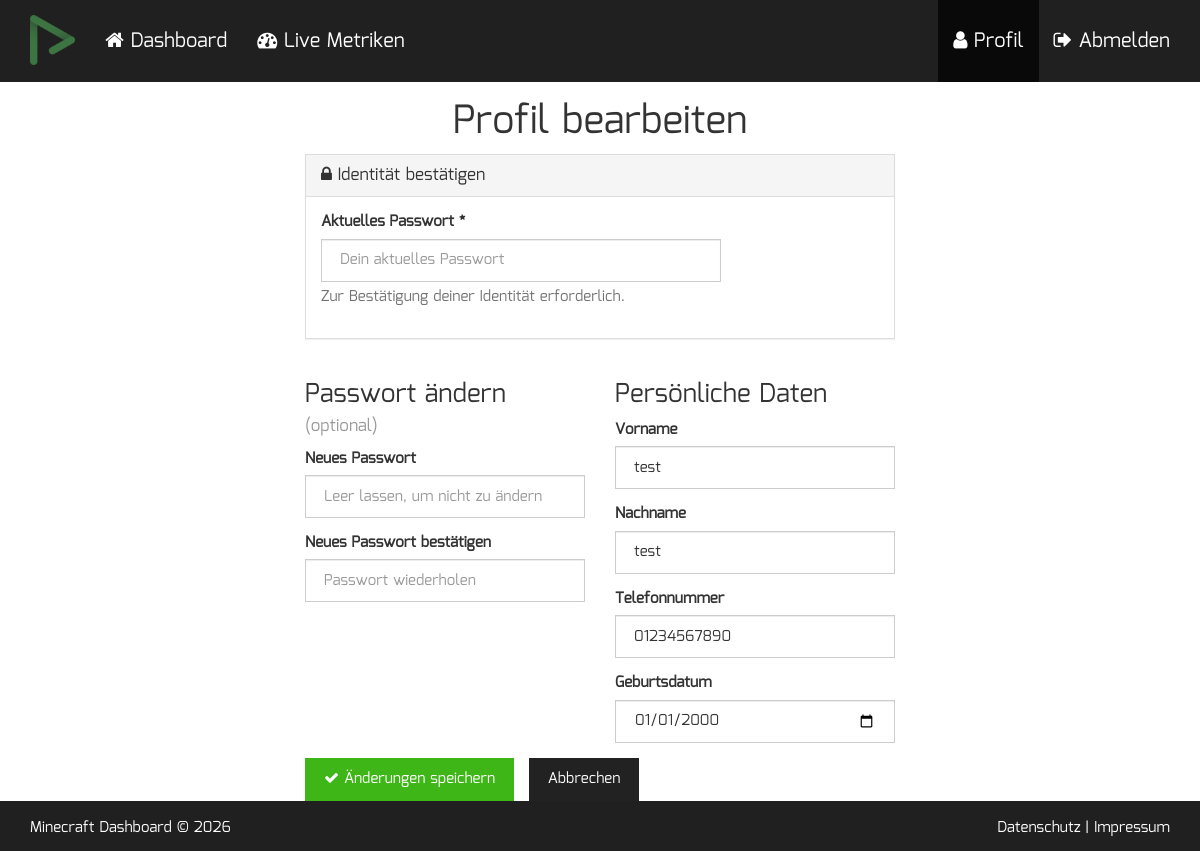
/update_profile.php (signed in), run on the app's committed database.
### tables this page shows
CREATE TABLE users (
    id INTEGER PRIMARY KEY AUTOINCREMENT,
    email TEXT UNIQUE NOT NULL,
    username TEXT UNIQUE NOT NULL, 
    password TEXT NOT NULL,
    first_name TEXT,
    last_name TEXT,
    tel TEXT,
    birth DATE,
    image TEXT,
    permissions INTEGER NOT NULL,
    created_at TIMESTAMP DEFAULT CURRENT_TIMESTAMP,
    last_login TIMESTAMP);

### update_profile.php (the view, shortened to what this page needs)
<?php
$db = new PDO('sqlite:users.db');
$db->setAttribute(PDO::ATTR_ERRMODE, PDO::ERRMODE_EXCEPTION);
$stmt = $db->prepare("SELECT * FROM users WHERE username = ?");
$stmt->execute([$_SESSION['username']]);
$user = $stmt->fetch(PDO::FETCH_ASSOC);
?>
<!DOCTYPE html>
<html lang="de">
<head>
    <link rel="stylesheet" href="assets/css/font-awesome.min.css">
    <link rel="stylesheet" href="assets/css/cosmo-bootstrap.min.css">
    <link rel="stylesheet" href="assets/css/page.css">
</head>
<body>
<nav class="navbar navbar-default navbar-fixed-top">
    <div class="container">
        <div class="navbar-header">
            <a class="navbar-brand" href="index.php">
                <img alt="Logo" height="50" src="assets/PloudOS-Small.png">
            </a>
        </div>
        <div id="navbar" class="navbar-collapse collapse">
            <ul class="nav navbar-nav">
                <li><a href="index.php"><i class="fa fa-home"></i> Dashboard</a></li>
                <li><a href="dashboard.php"><i class="fa fa-tachometer"></i> Live Metriken</a></li>
            </ul>
            <ul class="nav navbar-nav navbar-right">
                <li class="active"><a href="update_profile.php"><i class="fa fa-user"></i> Profil</a></li>
                <li><a href="logout.php"><i class="fa fa-sign-out"></i> Abmelden</a></li>
            </ul>
        </div>
    </div>
</nav>
<div class="page">
    <h1>Profil bearbeiten</h1>
    <form class="register" method="POST">
        <div class="panel panel-default">
            <div class="panel-heading">
                <h3 class="panel-title"><i class="fa fa-lock"></i> Identität bestätigen</h3>
            </div>
            <div class="panel-body">
                <div class="form-group" style="max-width:400px;">
                    <label for="old_password">Aktuelles Passwort *</label>
                    <input type="password" class="form-control" id="old_password" name="old_password" placeholder="Dein aktuelles Passwort" required>
                    <span class="help-block">Zur Bestätigung deiner Identität erforderlich.</span>
                </div>
            </div>
        </div>
        <div class="row">
            <div class="col-md-6">
                <h3>Passwort ändern <small>(optional)</small></h3>
                <div class="form-group">
                    <label for="pw1">Neues Passwort</label>
                    <input type="password" class="form-control" id="pw1" name="password" placeholder="Leer lassen, um nicht zu ändern">
                </div>
                <div class="form-group">
                    <label for="pw2">Neues Passwort bestätigen</label>
                    <input type="password" class="form-control" id="pw2" name="password_confirm" placeholder="Passwort wiederholen">
                </div>
            </div>
            <div class="col-md-6">
                <h3>Persönliche Daten</h3>
                <div class="form-group">
                    <label for="first_name">Vorname</label>
                    <input type="text" class="form-control" id="first_name" name="first_name"
                           value="<?php echo htmlspecialchars($user['first_name'] ?? ''); ?>" placeholder="Vorname">
                </div>
                <div class="form-group">
                    <label for="last_name">Nachname</label>
                    <input type="text" class="form-control" id="last_name" name="last_name"
                           value="<?php echo htmlspecialchars($user['last_name'] ?? ''); ?>" placeholder="Nachname">
                </div>
                <div class="form-group">
                    <label for="tel">Telefonnummer</label>
                    <input type="tel" class="form-control" id="tel" name="tel"
                           value="<?php echo htmlspecialchars($user['tel'] ?? ''); ?>" placeholder="+49 ...">
                </div>
                <div class="form-group">
                    <label for="birth">Geburtsdatum</label>
                    <input type="date" class="form-control" id="birth" name="birth"
                           value="<?php echo htmlspecialchars($user['birth'] ?? ''); ?>">
                </div>
            </div>
        </div>
        <button type="submit" class="btn btn-success">
            <i class="fa fa-check"></i> Änderungen speichern
        </button>
        <a href="index.php" class="btn btn-default">Abbrechen</a>
    </form>
</div>
<div class="footer">
    <div class="container">
        <div class="row">
            <div class="col-md-6">Minecraft Dashboard &copy; <?php echo date('Y'); ?></div>
            <div class="col-md-6 text-right">
                <a href="#">Datenschutz</a> | <a href="#">Impressum</a>
            </div>
        </div>
    </div>
</div>
</body>
</html>

### assets/css/page.css (style rules this page uses)
body { font-family: 'Mina', sans-serif !important; padding-top: 80px; width:100%; height: 100%; }
.navbar-brand>img { max-height: 100%; height: 100%; width: auto; margin: 0 auto; -o-object-fit: contain; object-fit: contain; }
.navbar .navbar-brand { height: 80px; }
.navbar .nav >li >a { padding-top: 30px; padding-bottom: 30px; background-color: #202020; font-size: 20px; color: white; }
.navbar { background-color: #202020; border: none; }
.page { width: 70%; margin: auto; height: fit-content; margin-bottom:100px; z-index:99999; }
@media screen and (max-width: 1700px) { .page { width: 70%; padding-left: 10px; padding-right: 10px; padding-bottom: 50px; } }
@media screen and (max-width: 1500px) { .page { width: 85%; padding-left: 10px; padding-right: 10px; padding-bottom: 50px; margin:unset; } }
@media screen and (max-width: 1300px) { .page { width: 100%; padding-left: 10px; padding-right: 10px; padding-bottom: 50px; margin:unset; } }
.page h1 { font-family: 'Mina', sans-serif !important; text-align: center; }
.page h2,h3,h4,h5 { font-family: 'Mina', sans-serif !important; }
.footer { position: fixed; left: 0; bottom: 0; width: 100%; padding: 10px; height: 50px; background-color: #202020; color: white; line-height: 35px; z-index:1; }
.footer a { color:white; }
.page .register { margin: auto; }
@media screen and (min-width: 1200px) { .register { width:50%; } }

### data on the page
users: first_name "test", last_name "test", tel "01234567890", birth "01/01/2000"
